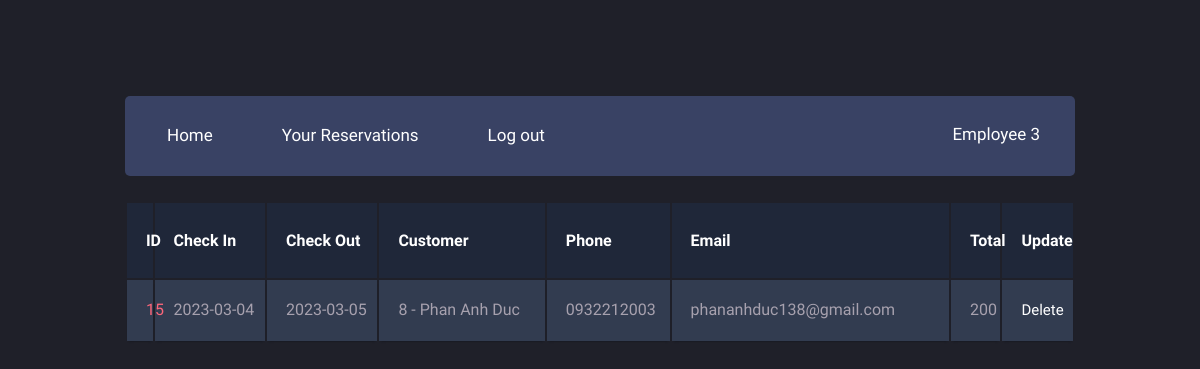
Page /employees/reservations.php (signed in) on the earlier database version.
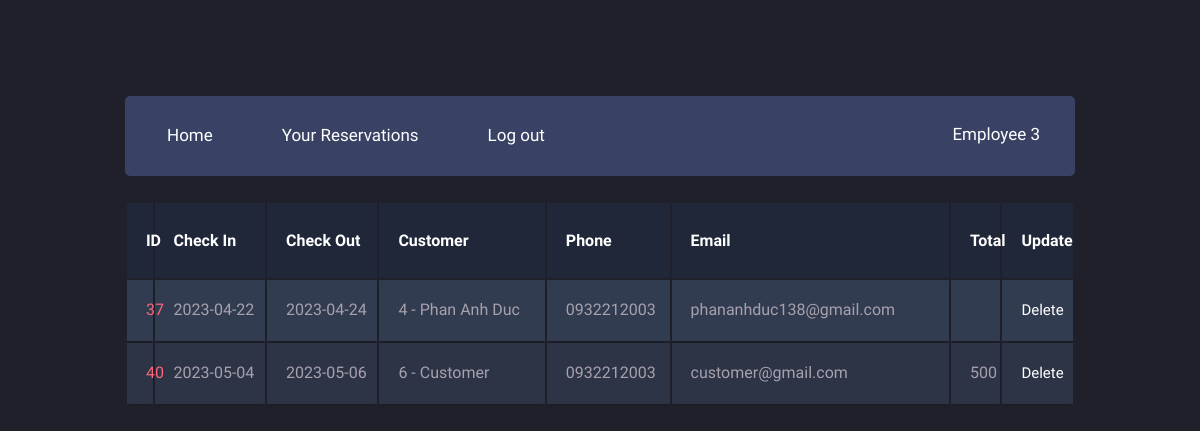
Same page on the later database version.
### tables this page shows
CREATE TABLE `Reservations` (
  `resID` int(11) NOT NULL,
  `checkInDate` date NOT NULL,
  `checkOutDate` date NOT NULL,
  `reservedDate` date NOT NULL,
  `Employees_empID` int(11) NOT NULL,
  `Customers_cusID` int(11) NOT NULL
);

CREATE TABLE `Customers` (
  `cusID` int(11) NOT NULL,
  `cusName` varchar(100) DEFAULT NULL,
  `cusPhone` varchar(20) DEFAULT NULL,
  `cusEmail` varchar(100) NOT NULL,
  `cusAddress` varchar(200) DEFAULT NULL,
  `cusGender` varchar(45) DEFAULT NULL,
  `password` varchar(200) NOT NULL
);

### employees/reservations.php (the view, shortened to what this page needs)
<?php
    $id = $_SESSION['empID'];
    include "../db_connect.php";
    $sql = "SELECT * FROM Reservations where Employees_empID = '$id'";
    $result = $conn->query($sql);
?>
<!DOCTYPE html>
<html>
    <head>
        <link rel="stylesheet" href="menu.css">
        <link rel="stylesheet" href="table.css">
    </head>
    <body>
        <div class="main-container">
            <header class="block">
                <ul class="header-menu horizontal-list">
                    <li>
                        <a class="header-menu-tab" href="home.php"><span class="icon fontawesome-user scnd-font-color"></span>Home</a>
                    </li>
                    <li>
                        <a class="header-menu-tab" href="reservations.php"><span class="icon fontawesome-star-empty scnd-font-color"></span>Your Reservations</a>
                    </li>
                    <li>
                        <a class="header-menu-tab" href="../account/logout.php"><span class="icon fontawesome-envelope scnd-font-color"></span>Log out</a>
                    </li>
                </ul>
                <div class="profile-menu">
                    <p><?php echo $_SESSION['empName']; ?> <a href=""><span class="entypo-down-open scnd-font-color"></span></a></p>
                </div>
            </header>
            <table class="container">
                <thead>
                    <tr>
                        <th><h1>ID</h1></th>
                        <th><h1>Check In</h1></th>
                        <th><h1>Check Out</h1></th>
                        <th><h1>Customer</h1></th>
                        <th><h1>Phone</h1></th>
                        <th><h1>Email</h1></th>
                        <th><h1>Total</h1></th>
                        <th><h1>Update</h1></th>
                    </tr>
                </thead>
                <tbody>
                    <?php
                        if ($result->num_rows > 0) {
                            while ($row = $result->fetch_assoc()) {
                    ?>
                                <tr>
                                    <td><?php echo $row['resID']; ?> </td>
                                    <td><?php echo $row['checkInDate']; ?> </td>
                                    <td><?php echo $row['checkOutDate']; ?> </td>
                                    <td><?php
                                        $cusID = $row['Customers_cusID'];
                                        $sql2 = "SELECT * FROM customers WHERE cusID = '$cusID'";
                                        $result2 = $conn->query($sql2);
                                        $row2 = $result2->fetch_assoc();
                                        echo $cusID . " - " . $row2['cusName'];
                                    ?> </td>
                                    <td><?php echo $row2['cusPhone']; ?> </td>
                                    <td><?php echo $row2['cusEmail']; ?> </td>
                                    <td><?php
                                        $resID = $row['resID'];
                                        $sql1 = "SELECT sum(price) * (checkOutDate - checkInDate) as total
                                                from rooms_has_reservations rhs inner join rooms r inner join reservations rs
                                                on  rhs.rooms_roomID = r.roomID
                                                and rhs.Rooms_hotels_hotelID = r.hotels_hotelID
                                                and rhs.reservations_resID = rs.resID
                                                where rhs.reservations_resID = '$resID';";
                                        $result1 = $conn->query($sql1);
                                        $row1 = $result1->fetch_assoc();
                                        echo $row1['total'];
                                    ?> </td>
                                    <td>
                                        <a class = "btn btn-danger" href = "deleteReservations.php?id=<?php echo $row['resID']; ?>">
                                        Delete</a>
                                    </td>
                                </tr>
                    <?php
                            }
                        }
                    ?>
                </tbody>
            </table>
        </div>
    </body>
</html>

### employees/menu.css (style rules this page uses)
[class*="fontawesome-"]:before { font-family: 'FontAwesome', sans-serif; }
* { -webkit-box-sizing: border-box; -moz-box-sizing: border-box; box-sizing: border-box; }
body { background: #1f2029; }
ul { list-style-type: none; margin: 0; padding-left: 0; }
h1 { font-size: 23px; }
p { font-size: 15px; }
a { text-decoration: none; font-size: 15px; }
h1, h2, p, a, span { color: #fff; }
.scnd-font-color { color: #9099b7; }
.horizontal-list { margin: 0; padding: 0; list-style-type: none; }
.horizontal-list li { float: left; }
.icon { font-size: 25px; }
.main-container { font-family: 'Ubuntu', sans-serif; width: 950px; height: 1725px; margin: 6em auto; }
header { height: 80px; }
.header-menu { font-size: 17px; line-height: 80px; }
.header-menu li { position: relative; -webkit-transform: translateZ(0); }
.header-menu-tab { padding: 0 27px; display: block; line-height: 74px; font-size: 17px; -webkit-transition: background .3s; transition: background .3s; }
.header-menu-tab .icon { padding-right: 15px; }
.profile-menu { float: right; height: 80px; padding-right: 20px; }
.profile-menu p { font-size: 17px; display: inline-block; line-height: 76px; margin: 0; padding-right: 10px; }
.profile-menu a { padding-left: 5px; }
.block { margin-bottom: 25px; background: #394264; border-radius: 5px; }

### employees/table.css (style rules this page uses)
body { font-family: 'Open Sans', sans-serif; font-weight: 300; line-height: 1.42em; color:#A7A1AE; background-color:#1F2029; }
h1 { font-size:3em; font-weight: 300; line-height:1em; text-align: center; color: #4DC3FA; }
.container th h1 { font-weight: bold; font-size: 1em; text-align: left; color: #fff; }
.container td { font-weight: normal; font-size: 1em; -webkit-box-shadow: 0 2px 2px -2px #0E1119; -moz-box-shadow: 0 2px 2px -2px #0E1119; box-shadow: 0 2px 2px -2px #0E1119; }
.container { text-align: left; overflow: hidden; width: 100%; margin: 0 auto; display: table; padding: 0 0 8em 0; }
.container td, .container th { padding-bottom: 2%; padding-top: 2%; padding-left:2%; }
.container tr:nth-child(odd) { background-color: #323C50; }
.container tr:nth-child(even) { background-color: #2C3446; }
.container th { background-color: #1F2739; }
.container td:first-child { color: #FB667A; }

Differences in the rows shown:
removed reservations: resID "15", checkInDate "2023-03-04", checkOutDate "2023-03-05", Customers_cusID "8", Customers_cusID.cusName "Phan Anh Duc", Customers_cusID.cusPhone "0932212003", Customers_cusID.cusEmail "phananhduc138@gmail.com", total "200"
added reservations: resID "37", checkInDate "2023-04-22", checkOutDate "2023-04-24", Customers_cusID "4", Customers_cusID.cusName "Phan Anh Duc", Customers_cusID.cusPhone "0932212003", Customers_cusID.cusEmail "phananhduc138@gmail.com"
added reservations: resID "40", checkInDate "2023-05-04", checkOutDate "2023-05-06", Customers_cusID "6", Customers_cusID.cusName "Customer", Customers_cusID.cusPhone "0932212003", Customers_cusID.cusEmail "customer@gmail.com", total "500"
